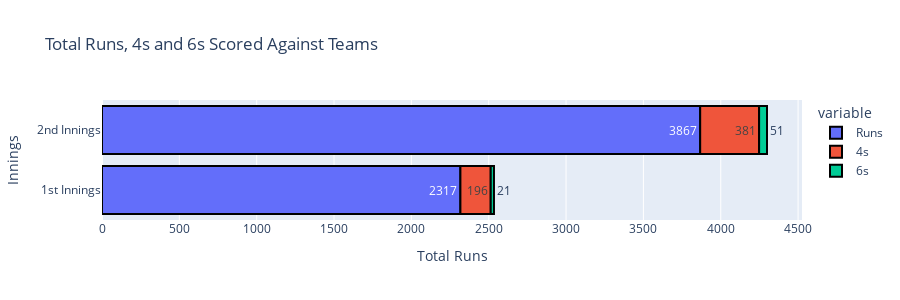

The notebook cell saved with this chart:
### Markdown cell above
<div style="display:fill;
            border-radius:15px;
            background-color:#d9d7d7;
            font-size:180%;
            font-family:Arial;
            letter-spacing:0.5px;
            padding:10px;
            color:black;
            text-align:center;">
<b>🏏Total Runs, 4s and 6s Scored Against Teams🏏</b>
</div>

### Code cell
df = data.groupby("Inns").agg({"Runs":"sum","4s":"sum","6s":"sum"})

fig = px.bar(data_frame=df, y=df.index, x=[df.Runs, df["4s"],df["6s"]], title="Total Runs, 4s and 6s Scored Against Teams", 
       labels={"Inns":"Innings","value":"Total Runs"},text_auto=True, height=300)

fig.update_traces(marker=dict(line=dict(color='black', width=2)))
fig.show()

### Figure 1 — Plotly figure (JSON) as saved in the notebook; plotly's stock layout.template omitted (floating-point values rounded to 4 significant figures)
{"data": [{"alignmentgroup": "True", "hovertemplate": "variable=Runs<br>Total Runs=%{x}<br>Innings=%{y}<extra></extra>", "legendgroup": "Runs", "marker": {"color": "#636efa", "line": {"color": "black", "width": 2}, "pattern": {"shape": ""}}, "name": "Runs", "offsetgroup": "Runs", "orientation": "h", "showlegend": true, "textposition": "auto", "texttemplate": "%{x}", "type": "bar", "x": [2317, 3867], "xaxis": "x", "y": ["1st Innings", "2nd Innings"], "yaxis": "y"}, {"alignmentgroup": "True", "hovertemplate": "variable=4s<br>Total Runs=%{x}<br>Innings=%{y}<extra></extra>", "legendgroup": "4s", "marker": {"color": "#EF553B", "line": {"color": "black", "width": 2}, "pattern": {"shape": ""}}, "name": "4s", "offsetgroup": "4s", "orientation": "h", "showlegend": true, "textposition": "auto", "texttemplate": "%{x}", "type": "bar", "x": [196, 381], "xaxis": "x", "y": ["1st Innings", "2nd Innings"], "yaxis": "y"}, {"alignmentgroup": "True", "hovertemplate": "variable=6s<br>Total Runs=%{x}<br>Innings=%{y}<extra></extra>", "legendgroup": "6s", "marker": {"color": "#00cc96", "line": {"color": "black", "width": 2}, "pattern": {"shape": ""}}, "name": "6s", "offsetgroup": "6s", "orientation": "h", "showlegend": true, "textposition": "auto", "texttemplate": "%{x}", "type": "bar", "x": [21, 51], "xaxis": "x", "y": ["1st Innings", "2nd Innings"], "yaxis": "y"}], "layout": {"barmode": "relative", "height": 300, "legend": {"title": {"text": "variable"}, "tracegroupgap": 0}, "title": {"text": "Total Runs, 4s and 6s Scored Against Teams"}, "xaxis": {"anchor": "y", "domain": [0, 1], "title": {"text": "Total Runs"}}, "yaxis": {"anchor": "x", "domain": [0, 1], "title": {"text": "Innings"}}}}
